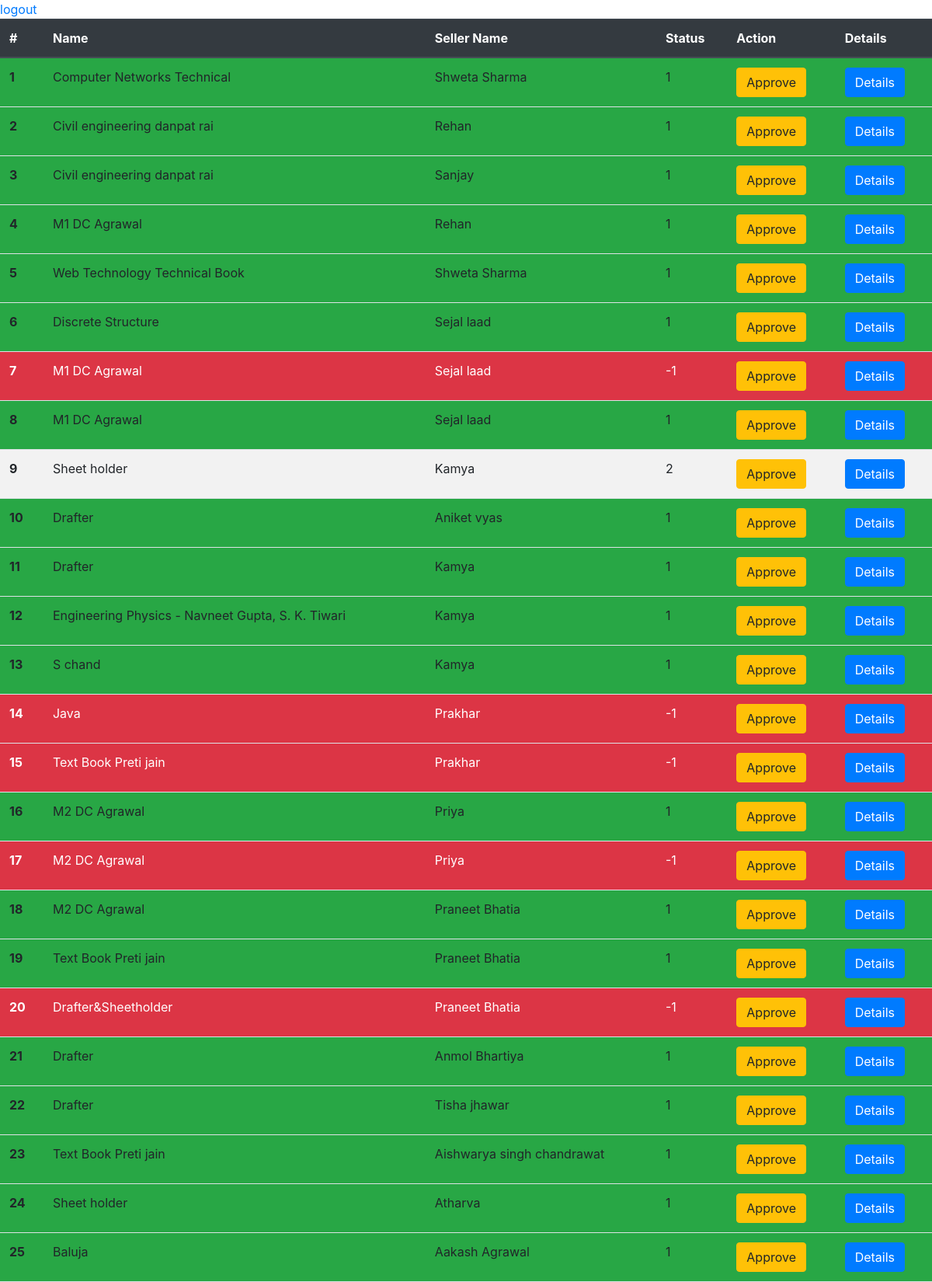
/adm/ (signed in, upper part), run on the app's committed database.
### seller/models.py (models this page shows, shortened)
class Product(models.Model):
    seller = models.ForeignKey(Seller, on_delete=models.CASCADE, default='')
    category = models.ForeignKey(Category, on_delete=models.CASCADE)
    subcategory = models.ForeignKey(SubCategory, on_delete=models.CASCADE)
    name = models.CharField(max_length=20, default='')
    price = models.IntegerField(default=100)
    status = models.IntegerField(default=0)
    contact = models.IntegerField(default=0)
    image = models.ImageField(upload_to='shop/images',default='')
    def __str__(self):
        return self.name + '/'+ str(self.id)

class Seller(models.Model):
    user = models.ForeignKey( User,on_delete=models.CASCADE)
    branch = models.CharField(max_length=20,default='')
    contact = models.IntegerField(default=0)
    lcount = models.IntegerField(default=0)
    isadmin = models.IntegerField(default=0)

### cadmin/views.py (the view)
# urls.py: path('',views.admindash, name='dashboard'),
def admindash(request):
    if not request.user.is_authenticated:
        return redirect('seller')
    else:
        products = Product.objects.all().order_by()[::-1]
        context = {'products':products}
        print(products)
        return render(request, 'cadmin/admindash.html', context)

### cadmin/templates/cadmin/admindash.html (shortened to what this page needs)
<!doctype html>
<html lang="en">
  <head>
    <link rel="stylesheet" href="https://stackpath.bootstrapcdn.com/bootstrap/4.3.1/css/bootstrap.min.css">
  </head>
  <body>
    <a href="/logout/">logout</a>
    <table class="table table-striped">
        <thead class="thead-dark">
          <tr>
            <th scope="col">#</th>
            <th scope="col">Name</th>
            <th scope="col">Seller Name</th>
            <th scope="col">Status</th>
            <th scope="col">Action</th>
            <th scope="col">Details</th>
          </tr>
        </thead>
        <tbody>
          {% for product in products %}
          {% if product.status == -1 %}
          <tr class="bg-danger" style="color: rgb(255, 255, 255)" >
            <th scope="row">{{forloop.counter}}</th>
            <td>{{product.name}}</td>
            <td>{{product.seller.user.last_name}}</td>
            <td>{{product.status}}</td>
            <td><button type="button" onclick="window.location.href='{% url 'productDetails' product.id %}'" class="btn btn-warning" >Approve</button></td>
            <td><button type="button" class="btn btn-primary" data-toggle="modal" data-target="#example{{forloop.counter}}">Details</button></td>
          </tr>
          {% elif product.status == 1 %}
          <tr class="bg-success">
              <th scope="row">{{forloop.counter}}</th>
              <td>{{product.name}}</td>
              <td>{{product.seller.user.last_name}}</td>
              <td>{{product.status}}</td>
              <td><button type="button" onclick="window.location.href='{% url 'productDetails' product.id %}'" class="btn btn-warning" >Approve</button></td>
              <td><button type="button" class="btn btn-primary" data-toggle="modal" data-target="#example{{forloop.counter}}">Details</button></td>
            </tr>
            {% else %}
            <tr>
                <th scope="row">{{forloop.counter}}</th>
                <td>{{product.name}}</td>
                <td>{{product.seller.user.last_name}}</td>
                <td>{{product.status}}</td>
                <td><button type="button" onclick="window.location.href='{% url 'productDetails' product.id %}'" class="btn btn-warning" >Approve</button></td>
                <td><button type="button" class="btn btn-primary" data-toggle="modal" data-target="#example{{forloop.counter}}">Details</button></td>
              </tr>
          {% endif %}
          {% endfor %}
        </tbody>
      </table>
  </body>
</html>

### data on the page
Product: name "Computer Networks Technical", seller.user.last_name "Shweta Sharma", status "1"
Product: name "Civil engineering danpat rai", seller.user.last_name "Rehan", status "1"
Product: name "Civil engineering danpat rai", seller.user.last_name "Sanjay", status "1"
Product: name "M1 DC Agrawal", seller.user.last_name "Rehan", status "1"
Product: name "Web Technology Technical Book", seller.user.last_name "Shweta Sharma", status "1"
Product: name "Discrete Structure", seller.user.last_name "Sejal laad", status "1"
Product: name "M1 DC Agrawal", seller.user.last_name "Sejal laad", status "-1"
Product: name "M1 DC Agrawal", seller.user.last_name "Sejal laad", status "1"
Product: name "Sheet holder", seller.user.last_name "Kamya", status "2"
Product: name "Drafter", seller.user.last_name "Aniket vyas", status "1"
Product: name "Drafter", seller.user.last_name "Kamya", status "1"
Product: name "Engineering Physics - Navneet Gupta, S. K. Tiwari", seller.user.last_name "Kamya", status "1"
Product: name "S chand", seller.user.last_name "Kamya", status "1"
Product: name "Java", seller.user.last_name "Prakhar", status "-1"
Product: name "Text Book Preti jain", seller.user.last_name "Prakhar", status "-1"
Product: name "M2 DC Agrawal", seller.user.last_name "Priya", status "1"
Product: name "M2 DC Agrawal", seller.user.last_name "Priya", status "-1"
Product: name "M2 DC Agrawal", seller.user.last_name "Praneet Bhatia", status "1"
Product: name "Text Book Preti jain", seller.user.last_name "Praneet Bhatia", status "1"
Product: name "Drafter&Sheetholder", seller.user.last_name "Praneet Bhatia", status "-1"
Product: name "Drafter", seller.user.last_name "Anmol Bhartiya", status "1"
Product: name "Drafter", seller.user.last_name "Tisha jhawar", status "1"
Product: name "Text Book Preti jain", seller.user.last_name "Aishwarya singh chandrawat", status "1"
Product: name "Sheet holder", seller.user.last_name "Atharva", status "1"
Product: name "Baluja", seller.user.last_name "Aakash Agrawal", status "1"
